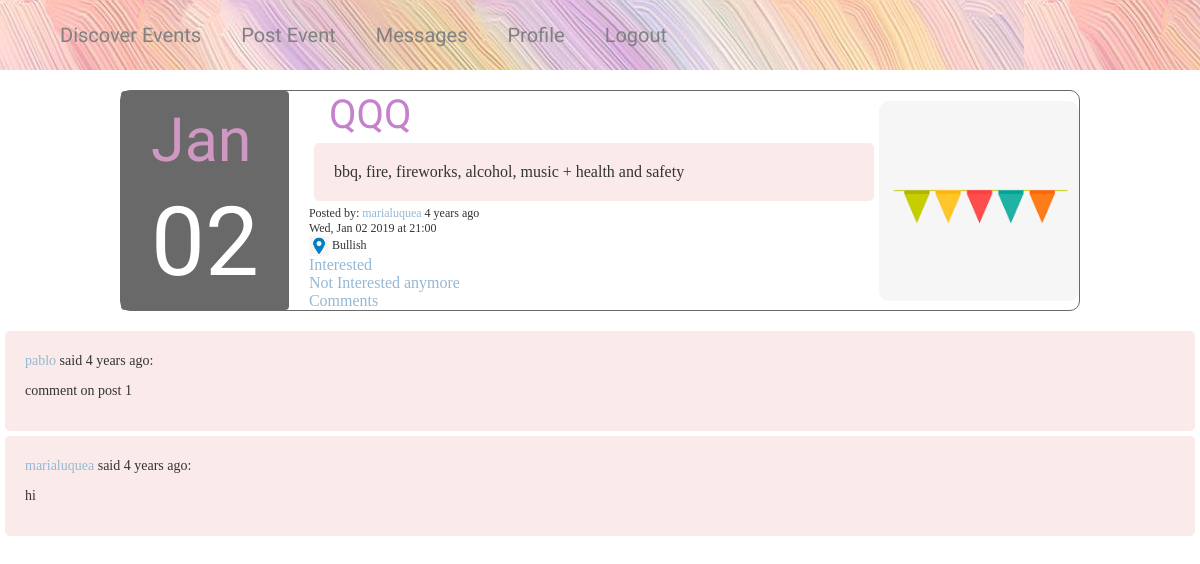
Screenshot of /post/1 (signed in) with the database file from the repository.
### app/models.py (models this page shows, shortened)
class Post(db.Model):
    __tablename__ = 'post'
    id = db.Column(db.Integer, primary_key=True)
    title = db.Column(db.String(25))
    eventphoto = db.Column(db.String(50))
    date = db.Column(db.DateTime)
    time = db.Column(db.DateTime)
    venue = db.Column(db.String(70))
    body = db.Column(db.String(140))
    timestamp = db.Column(db.DateTime, index=True, default=datetime.utcnow)
    user_id = db.Column(db.Integer, db.ForeignKey('user.id'))
    userlist = db.relationship('UserList', backref='event_interested', lazy='dynamic')
    comments = db.relationship('Comment', backref='post', lazy='dynamic')

class User(UserMixin, db.Model):
    __tablename__ = 'user'
    id = db.Column(db.Integer, primary_key=True)
    username = db.Column(db.String(64), index=True, unique=True)
    email = db.Column(db.String(120), index=True, unique=True)
    password_hash = db.Column(db.String(128))
    profilepic = db.Column(db.String(50))
    posts = db.relationship('Post', backref='author', lazy='dynamic')
    about_me = db.Column(db.String(200))
    last_seen = db.Column(db.DateTime, default=datetime.utcnow)
    followed = db.relationship(
        'User', secondary=followers,
        primaryjoin=(followers.c.follower_id == id),
        secondaryjoin=(followers.c.followed_id == id),
        backref=db.backref('followers', lazy='dynamic'), lazy='dynamic')
    messages_sent = db.relationship('Message',foreign_keys='Message.sender_id',backref='author', lazy='dynamic')
    messages_received = db.relationship('Message',foreign_keys='Message.recipient_id',backref='recipient', lazy='dynamic')
    last_message_read_time = db.Column(db.DateTime)
    notifications = db.relationship('Notification', backref='user',lazy='dynamic')
    def new_messages(self):
        last_read_time = self.last_message_read_time or datetime(1900, 1, 1)
        return Message.query.filter_by(recipient=self).filter(
            Message.timestamp > last_read_time).count()

class Comment(db.Model):
    __tablename__="comments"
    id = db.Column(db.Integer, primary_key=True)
    post_id = db.Column(db.Integer, db.ForeignKey('post.id'))
    username = db.Column(db.String(20))
    body = db.Column(db.String(300))
    timestamp = db.Column(db.DateTime, index=True, default=datetime.utcnow)

### Certi Working.py (the view)
@app.route("/post/<post_id>")
@login_required
def post(post_id):
    post = Post.query.get_or_404(post_id)
    comments = post.comments.order_by(Comment.timestamp.desc())
    return render_template('showEvent.html', post=post, comments=comments)

### Certi Working.py (called while the page is built)
@app.before_request
def before_request():
    if current_user.is_authenticated:
        current_user.last_seen = datetime.utcnow()
        db.session.commit()

### app/models.py (called while the page is built)
@login.user_loader
def load_user(id):
    return User.query.get(int(id))

### app/templates/showEvent.html (shortened to what this page needs)
<head>
  <link rel="stylesheet" href="{{ url_for('static', filename='css/style.css') }}"/>
</head>
{% extends "base.html" %}
{% block app_content %}
{% if post %}
  {% include '_post.html' %}
{% endif %}
{% if comments %}
  {% for c in comments %}
  <div class="event-description" width="70%">
    <p>
      <a class="link" href="{{ url_for('user', username=c.username) }}">{{ c.username }}</a>
      said {{ moment(c.timestamp).fromNow() }}:
    </p>
    <p>{{ c.body }}</p>
  </div>
  {% endfor %}
{% endif %}
{% endblock %}

### app/templates/_post.html (shortened to what this page needs)
<head>
  <link rel="stylesheet" href="{{ url_for('static', filename='css/style.css') }}"/>
  <link rel="stylesheet" href="{{ url_for('static', filename='css/style.css') }}"/>
</head>
<div class="post">
  <table>
    <tr class="date">
      <td class="fondo">
        <p class="event-month">{{ post.date.strftime("%b") }}</p>
        <p class="event-day">{{ post.date.strftime("%d") }}</p>
      </td>
      <td class="event">
        <a href="{{ url_for('post', post_id=post.id) }}" class="event-name">
          {{ post.title }}
        </a>
        <br>
        <div class="event-description">
          {{ post.body }}
        </div>
        <div class="event-info">
          Posted by:
          <a class="link" href="{{ url_for('user', username=post.author.username) }}">
            {{ post.author.username }}
          </a>
          {{ moment(post.timestamp).fromNow() }}
          <br>
          {{ post.date.strftime("%a, %b %d %Y") }}
          at {{ post.time.strftime("%H:%M") }}
          <br>
          <img src="../static/images/location.png" height="20px">
          {{ post.venue }}
        </div>
        {% if post.author.username != current_user.username %}
        <a class="link" href="{{ url_for('interested', post_id=post.id, user_id=current_user.id) }}">Interested</a>
        <br>
        <a class="link" href="{{ url_for('not_interested', post_id=post.id, user_id=current_user.id) }}">Not Interested anymore</a>
        <br>
        {% endif %}
        <a class="link" href="{{ url_for('comment', post_id=post.id)}}">Comments</a>
      </td>
      <td class="event-photo">
        <img src="{{ post.eventphoto }}">
      </td>
    </tr>
  </table>
</div>

### app/static/css/style.css (style rules this page uses)
.link { color: #95b8d5; font-family: "sans-serif"; }
p { font-family: "sans-serif"; }
.event { padding-left: 20px; width: 100%; }
.event-name { font-family: 'Delius Unicase'; color: #C581CC; font-size: 40px; padding-left: 20px; }
.event-month { color: #CF98C2; font-size: 61px; font-family: 'Delius Unicase'; }
.event-day { font-size: 96px; text-align: center; font-family: 'Delius Unicase'; color: white; margin-bottom: 0; }
.event-description { background-color: #FAEAEA; border-radius: 5px; padding: 20px; font-family: "sans-serif"; margin: 5px; }
.event-photo { align: right; }
.event-photo img { height: 200px; width: 200px; border-radius: 10px; object-fit: cover; }
.event-info { font-family: "sans-serif"; font-size: 12px; }
.fondo { background-color: dimgrey; border-radius: 4px; padding: 0 30px; }
table .date { padding: 0 30px; }
.post { border: 1px solid dimgrey; border-radius: 10px; width: 80%; margin: 20px auto; }

### rows the page displays
Post: date "Jan", date "02", title "QQQ", body "bbq, fire, fireworks, alcohol, music + health and safety", timestamp "4 years ago", date "Wed, Jan 02 2019", time "21:00", venue "Bullish"
User: author.username "marialuquea"
Comment: username "pablo", timestamp "4 years ago", body "comment on post 1"
Comment: username "marialuquea", timestamp "4 years ago", body "hi"
